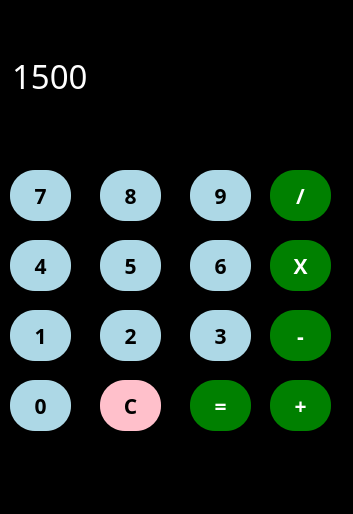
<?xml version="1.0" encoding="UTF-8"?>
<ui version="4.0">
 <class>Calculator</class>
 <widget class="QMainWindow" name="Calculator">
  <property name="geometry">
   <rect>
    <x>0</x>
    <y>0</y>
    <width>353</width>
    <height>514</height>
   </rect>
  </property>
  <property name="windowTitle">
   <string>Calculator</string>
  </property>
  <property name="styleSheet">
   <string notr="true">background-color: black</string>
  </property>
  <widget class="QWidget" name="centralwidget">
   <widget class="QLineEdit" name="displayLineEdit">
    <property name="enabled">
     <bool>true</bool>
    </property>
    <property name="geometry">
     <rect>
      <x>10</x>
      <y>0</y>
      <width>331</width>
      <height>151</height>
     </rect>
    </property>
    <property name="font">
     <font>
      <family>Lucida Bright</family>
      <pointsize>25</pointsize>
     </font>
    </property>
    <property name="cursor">
     <cursorShape>ForbiddenCursor</cursorShape>
    </property>
    <property name="mouseTracking">
     <bool>false</bool>
    </property>
    <property name="layoutDirection">
     <enum>Qt::LeftToRight</enum>
    </property>
    <property name="styleSheet">
     <string notr="true">color: white;
border: none;
</string>
    </property>
    <property name="text">
     <string>1500</string>
    </property>
   </widget>
   <widget class="QPushButton" name="clearBtn">
    <property name="geometry">
     <rect>
      <x>100</x>
      <y>380</y>
      <width>61</width>
      <height>51</height>
     </rect>
    </property>
    <property name="font">
     <font>
      <family>Lucida Bright</family>
      <pointsize>16</pointsize>
      <bold>true</bold>
     </font>
    </property>
    <property name="autoFillBackground">
     <bool>false</bool>
    </property>
    <property name="styleSheet">
     <string notr="true">background-color: pink;
color: black;
border-radius: 25%;</string>
    </property>
    <property name="text">
     <string>C</string>
    </property>
   </widget>
   <widget class="QPushButton" name="divideBtn">
    <property name="geometry">
     <rect>
      <x>270</x>
      <y>170</y>
      <width>61</width>
      <height>51</height>
     </rect>
    </property>
    <property name="font">
     <font>
      <family>Lucida Bright</family>
      <pointsize>16</pointsize>
      <bold>true</bold>
     </font>
    </property>
    <property name="autoFillBackground">
     <bool>false</bool>
    </property>
    <property name="styleSheet">
     <string notr="true">background-color: green;
color: white;
border-radius: 25%;</string>
    </property>
    <property name="text">
     <string>/</string>
    </property>
   </widget>
   <widget class="QPushButton" name="num8">
    <property name="geometry">
     <rect>
      <x>100</x>
      <y>170</y>
      <width>61</width>
      <height>51</height>
     </rect>
    </property>
    <property name="font">
     <font>
      <family>Lucida Bright</family>
      <pointsize>16</pointsize>
      <bold>true</bold>
     </font>
    </property>
    <property name="autoFillBackground">
     <bool>false</bool>
    </property>
    <property name="styleSheet">
     <string notr="true">background-color: lightblue;
color: black;
border-radius: 25%;</string>
    </property>
    <property name="text">
     <string>8</string>
    </property>
   </widget>
   <widget class="QPushButton" name="num9">
    <property name="geometry">
     <rect>
      <x>190</x>
      <y>170</y>
      <width>61</width>
      <height>51</height>
     </rect>
    </property>
    <property name="font">
     <font>
      <family>Lucida Bright</family>
      <pointsize>16</pointsize>
      <bold>true</bold>
     </font>
    </property>
    <property name="autoFillBackground">
     <bool>false</bool>
    </property>
    <property name="styleSheet">
     <string notr="true">background-color: lightblue;
color: black;
border-radius: 25%;</string>
    </property>
    <property name="text">
     <string>9</string>
    </property>
   </widget>
   <widget class="QPushButton" name="multiplyBtn">
    <property name="geometry">
     <rect>
      <x>270</x>
      <y>240</y>
      <width>61</width>
      <height>51</height>
     </rect>
    </property>
    <property name="font">
     <font>
      <family>Lucida Bright</family>
      <pointsize>16</pointsize>
      <bold>true</bold>
     </font>
    </property>
    <property name="autoFillBackground">
     <bool>false</bool>
    </property>
    <property name="styleSheet">
     <string notr="true">background-color: green;
color: white;
border-radius: 25%;</string>
    </property>
    <property name="text">
     <string>X</string>
    </property>
   </widget>
   <widget class="QPushButton" name="num7">
    <property name="geometry">
     <rect>
      <x>10</x>
      <y>170</y>
      <width>61</width>
      <height>51</height>
     </rect>
    </property>
    <property name="font">
     <font>
      <family>Lucida Bright</family>
      <pointsize>16</pointsize>
      <bold>true</bold>
     </font>
    </property>
    <property name="autoFillBackground">
     <bool>false</bool>
    </property>
    <property name="styleSheet">
     <string notr="true">background-color: lightblue;
color: black;
border-radius: 25%;</string>
    </property>
    <property name="text">
     <string>7</string>
    </property>
   </widget>
   <widget class="QPushButton" name="num1">
    <property name="geometry">
     <rect>
      <x>10</x>
      <y>310</y>
      <width>61</width>
      <height>51</height>
     </rect>
    </property>
    <property name="font">
     <font>
      <family>Lucida Bright</family>
      <pointsize>16</pointsize>
      <bold>true</bold>
     </font>
    </property>
    <property name="autoFillBackground">
     <bool>false</bool>
    </property>
    <property name="styleSheet">
     <string notr="true">background-color: lightblue;
color: black;
border-radius: 25%;</string>
    </property>
    <property name="text">
     <string>1</string>
    </property>
   </widget>
   <widget class="QPushButton" name="num5">
    <property name="geometry">
     <rect>
      <x>100</x>
      <y>240</y>
      <width>61</width>
      <height>51</height>
     </rect>
    </property>
    <property name="font">
     <font>
      <family>Lucida Bright</family>
      <pointsize>16</pointsize>
      <bold>true</bold>
     </font>
    </property>
    <property name="autoFillBackground">
     <bool>false</bool>
    </property>
    <property name="styleSheet">
     <string notr="true">background-color: lightblue;
color: black;
border-radius: 25%;</string>
    </property>
    <property name="text">
     <string>5</string>
    </property>
   </widget>
   <widget class="QPushButton" name="num2">
    <property name="geometry">
     <rect>
      <x>100</x>
      <y>310</y>
      <width>61</width>
      <height>51</height>
     </rect>
    </property>
    <property name="font">
     <font>
      <family>Lucida Bright</family>
      <pointsize>16</pointsize>
      <bold>true</bold>
     </font>
    </property>
    <property name="autoFillBackground">
     <bool>false</bool>
    </property>
    <property name="styleSheet">
     <string notr="true">background-color: lightblue;
color: black;
border-radius: 25%;</string>
    </property>
    <property name="text">
     <string>2</string>
    </property>
   </widget>
   <widget class="QPushButton" name="num6">
    <property name="geometry">
     <rect>
      <x>190</x>
      <y>240</y>
      <width>61</width>
      <height>51</height>
     </rect>
    </property>
    <property name="font">
     <font>
      <family>Lucida Bright</family>
      <pointsize>16</pointsize>
      <bold>true</bold>
     </font>
    </property>
    <property name="autoFillBackground">
     <bool>false</bool>
    </property>
    <property name="styleSheet">
     <string notr="true">background-color: lightblue;
color: black;
border-radius: 25%;</string>
    </property>
    <property name="text">
     <string>6</string>
    </property>
   </widget>
   <widget class="QPushButton" name="num3">
    <property name="geometry">
     <rect>
      <x>190</x>
      <y>310</y>
      <width>61</width>
      <height>51</height>
     </rect>
    </property>
    <property name="font">
     <font>
      <family>Lucida Bright</family>
      <pointsize>16</pointsize>
      <bold>true</bold>
     </font>
    </property>
    <property name="autoFillBackground">
     <bool>false</bool>
    </property>
    <property name="styleSheet">
     <string notr="true">background-color: lightblue;
color: black;
border-radius: 25%;</string>
    </property>
    <property name="text">
     <string>3</string>
    </property>
   </widget>
   <widget class="QPushButton" name="addBtn">
    <property name="geometry">
     <rect>
      <x>270</x>
      <y>380</y>
      <width>61</width>
      <height>51</height>
     </rect>
    </property>
    <property name="font">
     <font>
      <family>Lucida Bright</family>
      <pointsize>16</pointsize>
      <bold>true</bold>
     </font>
    </property>
    <property name="autoFillBackground">
     <bool>false</bool>
    </property>
    <property name="styleSheet">
     <string notr="true">background-color: green;
color: white;
border-radius: 25%;</string>
    </property>
    <property name="text">
     <string>+</string>
    </property>
   </widget>
   <widget class="QPushButton" name="subtractBtn">
    <property name="geometry">
     <rect>
      <x>270</x>
      <y>310</y>
      <width>61</width>
      <height>51</height>
     </rect>
    </property>
    <property name="font">
     <font>
      <family>Lucida Bright</family>
      <pointsize>16</pointsize>
      <bold>true</bold>
     </font>
    </property>
    <property name="autoFillBackground">
     <bool>false</bool>
    </property>
    <property name="styleSheet">
     <string notr="true">background-color: green;
color: white;
border-radius: 25%;</string>
    </property>
    <property name="text">
     <string>-</string>
    </property>
   </widget>
   <widget class="QPushButton" name="num4">
    <property name="geometry">
     <rect>
      <x>10</x>
      <y>240</y>
      <width>61</width>
      <height>51</height>
     </rect>
    </property>
    <property name="font">
     <font>
      <family>Lucida Bright</family>
      <pointsize>16</pointsize>
      <bold>true</bold>
     </font>
    </property>
    <property name="autoFillBackground">
     <bool>false</bool>
    </property>
    <property name="styleSheet">
     <string notr="true">background-color: lightblue;
color: black;
border-radius: 25%;</string>
    </property>
    <property name="text">
     <string>4</string>
    </property>
   </widget>
   <widget class="QPushButton" name="num0">
    <property name="geometry">
     <rect>
      <x>10</x>
      <y>380</y>
      <width>61</width>
      <height>51</height>
     </rect>
    </property>
    <property name="font">
     <font>
      <family>Lucida Bright</family>
      <pointsize>16</pointsize>
      <bold>true</bold>
     </font>
    </property>
    <property name="autoFillBackground">
     <bool>false</bool>
    </property>
    <property name="styleSheet">
     <string notr="true">background-color: lightblue;
color: black;
border-radius: 25%;</string>
    </property>
    <property name="text">
     <string>0</string>
    </property>
   </widget>
   <widget class="QPushButton" name="equalBtn">
    <property name="geometry">
     <rect>
      <x>190</x>
      <y>380</y>
      <width>61</width>
      <height>51</height>
     </rect>
    </property>
    <property name="font">
     <font>
      <family>Lucida Bright</family>
      <pointsize>16</pointsize>
      <bold>true</bold>
     </font>
    </property>
    <property name="autoFillBackground">
     <bool>false</bool>
    </property>
    <property name="styleSheet">
     <string notr="true">background-color: green;
color: white;
border-radius: 25%;</string>
    </property>
    <property name="text">
     <string>=</string>
    </property>
   </widget>
  </widget>
  <widget class="QMenuBar" name="menubar">
   <property name="geometry">
    <rect>
     <x>0</x>
     <y>0</y>
     <width>353</width>
     <height>26</height>
    </rect>
   </property>
  </widget>
  <widget class="QStatusBar" name="statusbar"/>
 </widget>
 <resources/>
 <connections/>
</ui>
